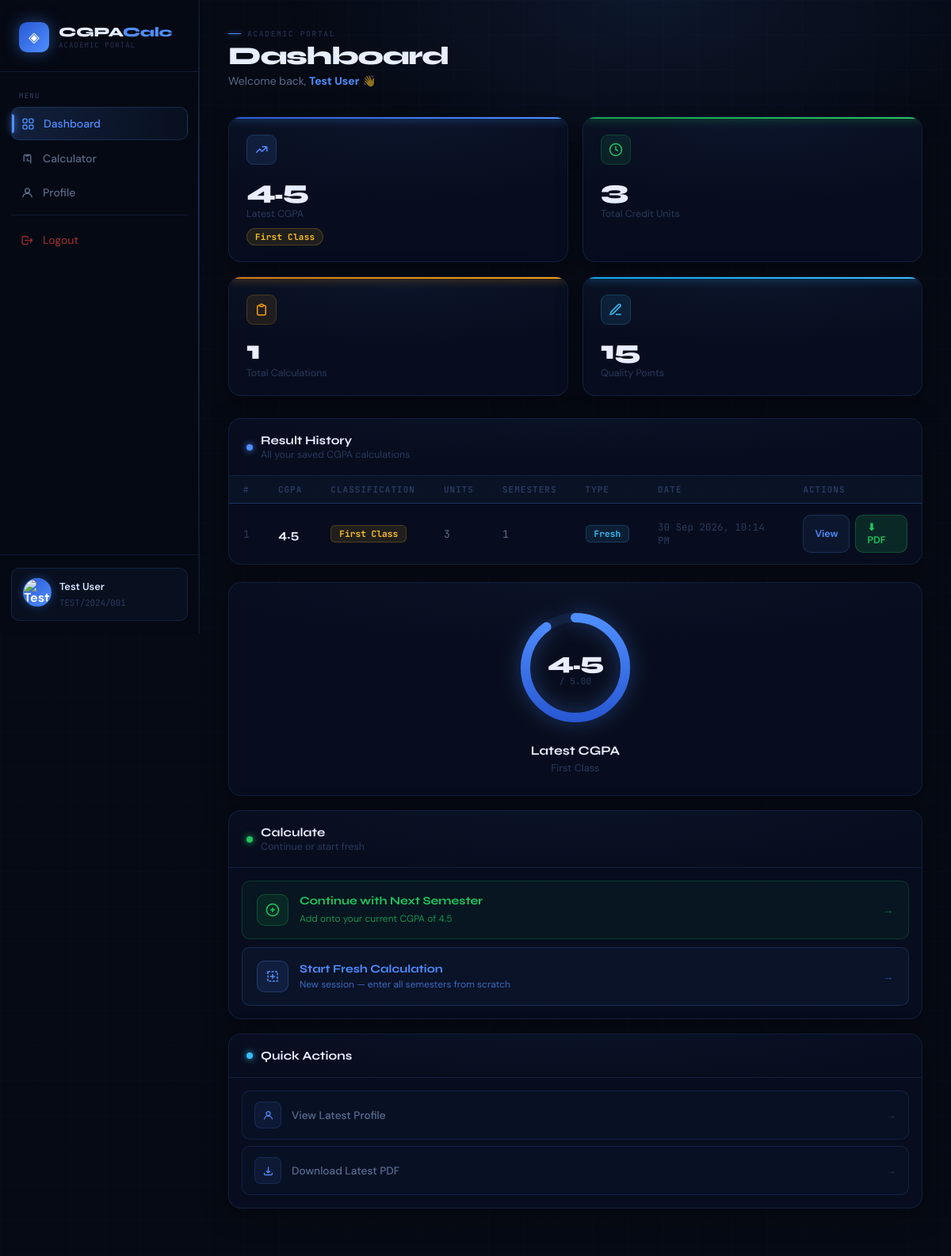
Screenshot of /home (signed in) with the database file from the repository.
### App.py (models this page shows, shortened)
class User(db.Model):
    __tablename__ = "users"
    id         = db.Column(db.Integer,     primary_key=True)
    full_name  = db.Column(db.String(100), nullable=False)
    matric     = db.Column(db.String(20),  unique=True, nullable=False)
    email      = db.Column(db.String(120), nullable=False)
    faculty    = db.Column(db.String(100), nullable=False)
    department = db.Column(db.String(100), nullable=False)
    programme  = db.Column(db.String(100), nullable=False)
    password   = db.Column(db.String(255), nullable=False)
    is_verified = db.Column(db.Boolean, default=False, nullable=False)
    profile_picture = db.Column(db.String(255), nullable=True)
    results      = db.relationship("CGPAResult",    backref="user", lazy=True, cascade="all, delete-orphan")
    reset_tokens = db.relationship("PasswordReset", backref="user", lazy=True, cascade="all, delete-orphan")

class CGPAResult(db.Model):
    __tablename__ = "cgpa_results"
    id             = db.Column(db.Integer,  primary_key=True)
    user_id        = db.Column(db.Integer,  db.ForeignKey("users.id"), nullable=False)
    cgpa           = db.Column(db.Float,    nullable=False)
    classification = db.Column(db.String(50), nullable=False)
    total_units    = db.Column(db.Integer,  nullable=False)
    total_points   = db.Column(db.Integer,  nullable=False)
    semesters_json = db.Column(db.Text,     nullable=False)
    student_json   = db.Column(db.Text,     nullable=False)
    is_continuation= db.Column(db.Boolean,  default=False)
    date_created   = db.Column(db.DateTime, default=datetime.utcnow)
    @property
    def semesters(self):
        return json.loads(self.semesters_json)
    @property
    def date_display(self):
        return self.date_created.strftime("%d %b %Y, %I:%M %p")

### App.py (the view)
@app.route("/home")
@login_required
def dashboard():
    user_id = session.get("user_id")
    user = User.query.get(user_id)
    all_results = (CGPAResult.query
                   .filter_by(user_id=user_id)
                   .order_by(CGPAResult.date_created.desc())
                   .all())
    latest = all_results[0] if all_results else None
    return render_template("dashboard.html", results=all_results, latest=latest,
                           profile_picture=user.profile_picture if user else None)

### App.py (called while the page is built)
def login_required(f):
    @wraps(f)
    def decorated(*args, **kwargs):
        if not session.get("logged_in"):
            flash("Please log in to continue.", "warning")
            return redirect(url_for("login"))
        if not session.get("user_id"):
            session.clear()
            flash("Your session is invalid. Please log in again.", "danger")
            return redirect(url_for("login"))
        return f(*args, **kwargs)
    return decorated

def get_profile_picture_url(user=None):
    if user is None:
        user_id = session.get("user_id")
        if not user_id:
            return None
        user = db.session.get(User, user_id)
    if not user or not user.profile_picture:
        return None
    stored_name = os.path.basename(user.profile_picture)
    full_path = os.path.join(PROFILE_PICS_DIR, stored_name)
    if not os.path.isfile(full_path):
        return None
    return url_for("static", filename=f"uploads/profile_pics/{stored_name}")

@app.context_processor
def inject_current_user_context():
    user = None
    user_id = session.get("user_id")
    if user_id:
        user = db.session.get(User, user_id)
    return {
        "current_user_obj": user,
        "current_avatar_url": get_profile_picture_url(user),
    }

### templates/dashboard.html (shortened to what this page needs)
{% from "_macros.html" import avatar %}
<!DOCTYPE html>
<html lang="en">
<head>
  <link href="{{ url_for('static', filename='avatar.css') }}" rel="stylesheet"/>
</head>
<body>
<div class="grid-bg"></div>
<div class="ambient-glow"></div>
<aside class="sidebar">
  <div class="sidebar-logo">
    <div class="logo-icon">◈</div>
    <div>
      <div class="logo-text">CGPA<em>Calc</em></div>
      <div class="logo-sub">Academic Portal</div>
    </div>
  </div>
  <nav class="sidebar-nav">
    <div class="nav-section-label">Menu</div>
    <a href="{{ url_for('dashboard') }}" class="nav-item active">
      <svg fill="none" stroke="currentColor" stroke-width="2" viewBox="0 0 24 24"><rect x="3" y="3" width="7" height="7" rx="1.5"/><rect x="14" y="3" width="7" height="7" rx="1.5"/><rect x="3" y="14" width="7" height="7" rx="1.5"/><rect x="14" y="14" width="7" height="7" rx="1.5"/></svg>
      Dashboard
    </a>
    <a href="{{ url_for('index') }}" class="nav-item">
      <svg fill="none" stroke="currentColor" stroke-width="2" viewBox="0 0 24 24"><path d="M9 7h6m0 10v-3m-3 3v-6m-6 6V7a2 2 0 012-2h8a2 2 0 012 2v13"/></svg>
      Calculator
    </a>
    <a href="{{ url_for('profile') }}" class="nav-item">
      <svg fill="none" stroke="currentColor" stroke-width="2" viewBox="0 0 24 24"><circle cx="12" cy="8" r="4"/><path d="M4 20c0-4 3.6-7 8-7s8 3 8 7"/></svg>
      Profile
    </a>
    <div class="nav-item-logout">
      <a href="{{ url_for('logout') }}" class="nav-item">
        <svg fill="none" stroke="currentColor" stroke-width="2" viewBox="0 0 24 24"><path d="M17 16l4-4m0 0l-4-4m4 4H7m6 4v1a2 2 0 01-2 2H5a2 2 0 01-2-2V7a2 2 0 012-2h6a2 2 0 012 2v1"/></svg>
        Logout
      </a>
    </div>
  </nav>
  <div class="sidebar-footer">
    <div class="user-card">
      <a href="{{ url_for('edit_profile') }}" class="avatar-link">
        {{ avatar(current_avatar_url, current_user_obj.full_name if current_user_obj else (session.user_name or 'User'), 'sm') }}
      </a>
      <div class="user-info">
        <p>{{ session.user_name or "Student" }}</p>
        <span>{{ session.user_matric or "" }}</span>
      </div>
    </div>
  </div>
</aside>
<main class="main">
  <div class="topbar">
    <div class="topbar-left">
      <div class="topbar-eyebrow">Academic Portal</div>
      <h1>Dashboard</h1>
      <p>Welcome back, <strong style="color:var(--blue)">{{ session.user_name or "Student" }}</strong> 👋</p>
    </div>
  </div>
  {% if latest %}
  <div class="stats-grid">
    <div class="stat-card">
      <div class="stat-card-strip strip-blue"></div>
      <div class="stat-icon icon-blue">
        <svg fill="none" stroke="currentColor" stroke-width="2" viewBox="0 0 24 24"><path d="M13 7h8m0 0v8m0-8l-8 8-4-4-6 6"/></svg>
      </div>
      <div class="stat-value">{{ latest.cgpa }}</div>
      <div class="stat-label">Latest CGPA</div>
      <div class="stat-badge
        {% if latest.classification=='First Class' %}badge-first
        {% elif latest.classification=='Second Class Upper' %}badge-second-u
        {% elif latest.classification=='Second Class Lower' %}badge-second-l
        {% elif latest.classification=='Third Class' %}badge-third
        {% elif latest.classification=='Pass' %}badge-pass
        {% else %}badge-fail{% endif %}">
        {{ latest.classification }}
      </div>
    </div>
    <div class="stat-card">
      <div class="stat-card-strip strip-green"></div>
      <div class="stat-icon icon-green">
        <svg fill="none" stroke="currentColor" stroke-width="2" viewBox="0 0 24 24"><circle cx="12" cy="12" r="10"/><path d="M12 6v6l4 2"/></svg>
      </div>
      <div class="stat-value">{{ latest.total_units }}</div>
      <div class="stat-label">Total Credit Units</div>
    </div>
    <div class="stat-card">
      <div class="stat-card-strip strip-gold"></div>
      <div class="stat-icon icon-gold">
        <svg fill="none" stroke="currentColor" stroke-width="2" viewBox="0 0 24 24"><path d="M9 5H7a2 2 0 00-2 2v12a2 2 0 002 2h10a2 2 0 002-2V7a2 2 0 00-2-2h-2M9 5a2 2 0 002 2h2a2 2 0 002-2M9 5a2 2 0 012-2h2a2 2 0 012 2"/></svg>
      </div>
      <div class="stat-value">{{ results|length }}</div>
      <div class="stat-label">Total Calculations</div>
    </div>
    <div class="stat-card">
      <div class="stat-card-strip strip-cyan"></div>
      <div class="stat-icon icon-cyan">
        <svg fill="none" stroke="currentColor" stroke-width="2" viewBox="0 0 24 24"><path d="M12 20h9M16.5 3.5a2.121 2.121 0 013 3L7 19l-4 1 1-4L16.5 3.5z"/></svg>
      </div>
      <div class="stat-value">{{ latest.total_points }}</div>
      <div class="stat-label">Quality Points</div>
    </div>
  </div>
  <div class="content-grid">
    <div class="glass-card">
      <div class="card-head">
        <div class="card-head-left">
          <div class="card-head-dot"></div>
          <div>
            <h3>Result History</h3>
            <p>All your saved CGPA calculations</p>
          </div>
        </div>
      </div>
      <table>
        <thead>
          <tr>
            <th>#</th><th>CGPA</th><th>Classification</th>
            <th>Units</th><th>Semesters</th><th>Type</th><th>Date</th><th>Actions</th>
          </tr>
        </thead>
        <tbody>
          {% for r in results %}
          <tr>
            <td class="mono" style="color:var(--text-faint)">{{ loop.index }}</td>
            <td><span class="cgpa-strong">{{ r.cgpa }}</span></td>
            <td>
              <span class="grade-chip
                {% if r.classification=='First Class' %}chip-first
                {% elif r.classification=='Second Class Upper' %}chip-second-u
                {% elif r.classification=='Second Class Lower' %}chip-second-l
                {% elif r.classification=='Third Class' %}chip-third
                {% elif r.classification=='Pass' %}chip-pass
                {% else %}chip-fail{% endif %}">
                {{ r.classification }}
              </span>
            </td>
            <td class="mono">{{ r.total_units }}</td>
            <td class="mono">{{ r.semesters|length }}</td>
            <td>
              {% if r.is_continuation %}
                <span class="grade-chip chip-update">Update</span>
              {% else %}
                <span class="grade-chip" style="background:rgba(56,189,248,.1);color:var(--cyan);border-color:rgba(56,189,248,.2)">Fresh</span>
              {% endif %}
            </td>
            <td style="color:var(--text-faint);font-size:.78rem;font-family:'JetBrains Mono',monospace;">{{ r.date_display }}</td>
            <td>
              <div class="row-actions">
                <a href="{{ url_for('profile', result_id=r.id) }}" class="btn btn-outline-sm">View</a>
                <a href="{{ url_for('download_result', result_id=r.id) }}" class="btn btn-green">⬇ PDF</a>
              </div>
            </td>
          </tr>
          {% endfor %}
        </tbody>
      </table>
    </div>
    <div class="right-panel">
      <div class="glass-card">
        <div class="ring-wrap">
          <div class="cgpa-ring-outer">
            <svg viewBox="0 0 100 100">
              <defs>
                <linearGradient id="ringGrad" x1="0%" y1="0%" x2="100%" y2="0%">
                  <stop offset="0%" stop-color="#2959d4"/>
                  <stop offset="100%" stop-color="#4f8eff"/>
                </linearGradient>
              </defs>
              <circle class="cgpa-track" cx="50" cy="50" r="42"/>
              <circle class="cgpa-fill"  cx="50" cy="50" r="42"
                stroke-dasharray="264"
                stroke-dashoffset="{{ 264 - ((latest.cgpa / 5) * 264)|round(1) }}"/>
            </svg>
            <div class="cgpa-ring-center">
              <div class="val">{{ latest.cgpa }}</div>
              <div class="denom">/ 5.00</div>
            </div>
          </div>
          <div class="ring-title">Latest CGPA</div>
          <div class="ring-sub">{{ latest.classification }}</div>
        </div>
      </div>
      <div class="glass-card">
        <div class="card-head">
          <div class="card-head-left">
            <div class="card-head-dot" style="background:var(--green);box-shadow:0 0 8px var(--green)"></div>
            <div>
              <h3>Calculate</h3>
              <p>Continue or start fresh</p>
            </div>
          </div>
        </div>
        <div class="calc-paths">
          <a href="{{ url_for('continue_calc') }}" class="path-card path-continue">
            <div class="path-icon">
              <svg fill="none" stroke="currentColor" stroke-width="2" viewBox="0 0 24 24">
                <circle cx="12" cy="12" r="10"/>
                <path d="M12 8v8m-4-4h8"/>
              </svg>
            </div>
            <div class="path-text">
              <strong>Continue with Next Semester</strong>
              <span>Add onto your current CGPA of {{ latest.cgpa }}</span>
            </div>
            <span class="path-arrow">→</span>
          </a>
          <button type="button" class="path-card path-new" onclick="confirmNewSession()">
            <div class="path-icon">
              <svg fill="none" stroke="currentColor" stroke-width="2" viewBox="0 0 24 24">
                <path d="M4 4h16v16H4z" stroke-dasharray="4 2"/>
                <path d="M12 8v8m-4-4h8"/>
              </svg>
            </div>
            <div class="path-text">
              <strong>Start Fresh Calculation</strong>
              <span>New session — enter all semesters from scratch</span>
            </div>
            <span class="path-arrow">→</span>
          </button>
        </div>
      </div>
      <div class="glass-card">
        <div class="card-head">
          <div class="card-head-left">
            <div class="card-head-dot" style="background:var(--cyan);box-shadow:0 0 8px var(--cyan)"></div>
            <h3>Quick Actions</h3>
          </div>
        </div>
        <div class="card-body" style="padding:16px;">
          <div class="quick-actions">
            <a href="{{ url_for('profile') }}" class="action-item">
              <div class="action-icon">
                <svg fill="none" stroke="currentColor" stroke-width="2" viewBox="0 0 24 24"><circle cx="12" cy="8" r="4"/><path d="M4 20c0-4 3.6-7 8-7s8 3 8 7"/></svg>
              </div>
              View Latest Profile <span class="action-arrow">→</span>
            </a>
            <a href="{{ url_for('download_result', result_id=latest.id) }}" class="action-item">
              <div class="action-icon">
                <svg fill="none" stroke="currentColor" stroke-width="2" viewBox="0 0 24 24"><path d="M4 16v1a3 3 0 003 3h10a3 3 0 003-3v-1m-4-4l-4 4m0 0l-4-4m4 4V4"/></svg>
              </div>
              Download Latest PDF <span class="action-arrow">→</span>
            </a>
          </div>
        </div>
      </div>
    </div>
  </div>
  {% endif %}
</main>
</body>
</html>

### rows the page displays
User: full_name "Test User", matric "TEST/2024/001"
CGPAResult: cgpa "4.5", classification "First Class", total_units "3", total_points "15", semesters|length "1", is_continuation "Fresh", date_display "30 Sep 2026, 10:14 PM"

### other values shown
{{ results|length }} "1"
